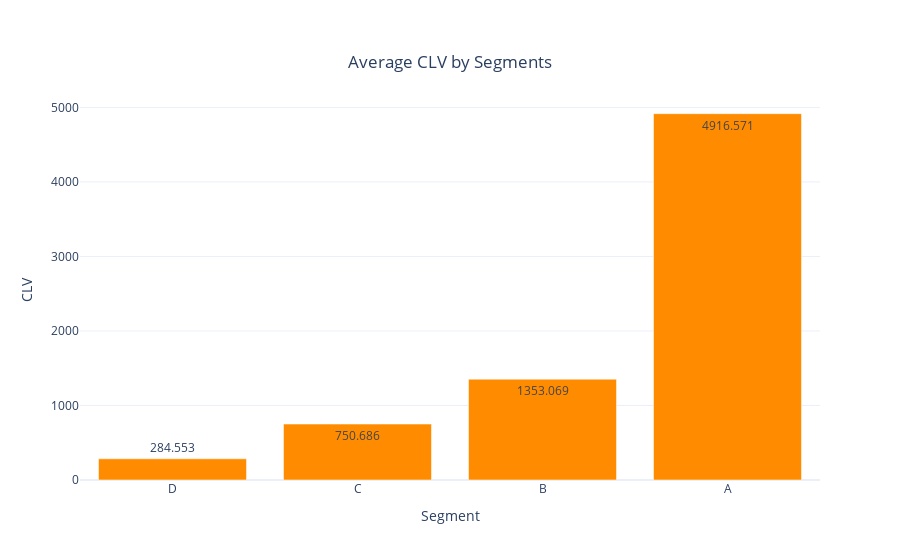

Write notebook code for a chart like this one.
### Code cell
data = go.Bar(x = cltv.groupby('segment').agg({'clv':'mean'}).reset_index()['segment'],
              y = cltv.groupby('segment').agg({'clv':'mean'}).reset_index()['clv'],
              text = round(cltv.groupby('segment').agg({'clv':'mean'}).reset_index()['clv'],3),
              textposition= 'auto',
              marker = dict(color = 'darkorange'))

layout = go.Layout(title={'text': "Average CLV by Segments",'y':0.9,'x':0.5,
                          'xanchor': 'center','yanchor': 'top'},
                   xaxis = dict(title='Segment'),
                   yaxis =dict(title='CLV'),
                   template = 'plotly_white')

fig=go.Figure(data=data, layout=layout)
fig.update_yaxes(range=[0,5100])
iplot(fig)

### Figure 1 — Plotly figure (JSON) as saved in the notebook; plotly's stock layout.template omitted (floating-point values rounded to 4 significant figures)
{"data": [{"marker": {"color": "darkorange"}, "text": [284.6, 750.7, 1353.0, 4917.0], "textposition": "auto", "type": "bar", "x": ["D", "C", "B", "A"], "y": [284.6, 750.7, 1353.0, 4917.0]}], "layout": {"title": {"text": "Average CLV by Segments", "x": 0.5, "xanchor": "center", "y": 0.9, "yanchor": "top"}, "xaxis": {"title": {"text": "Segment"}}, "yaxis": {"range": [0, 5100], "title": {"text": "CLV"}}}}
